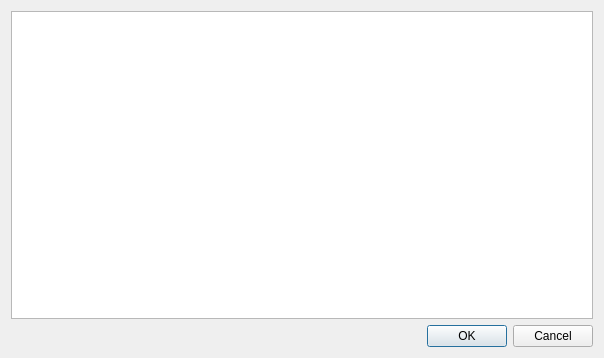
<?xml version="1.0" encoding="UTF-8"?>
<ui version="4.0">
 <class>Dialog</class>
 <widget class="QDialog" name="Dialog">
  <property name="geometry">
   <rect>
    <x>0</x>
    <y>0</y>
    <width>604</width>
    <height>358</height>
   </rect>
  </property>
  <property name="windowTitle">
   <string>SQL Debug Mode</string>
  </property>
  <layout class="QGridLayout" name="gridLayout">
   <item row="0" column="0" colspan="2">
    <widget class="QPlainTextEdit" name="plainTextEdit"/>
   </item>
   <item row="1" column="1">
    <widget class="QDialogButtonBox" name="buttonBox">
     <property name="orientation">
      <enum>Qt::Horizontal</enum>
     </property>
     <property name="standardButtons">
      <set>QDialogButtonBox::Cancel|QDialogButtonBox::Ok</set>
     </property>
    </widget>
   </item>
  </layout>
 </widget>
 <resources/>
 <connections>
  <connection>
   <sender>buttonBox</sender>
   <signal>accepted()</signal>
   <receiver>Dialog</receiver>
   <slot>accept()</slot>
   <hints>
    <hint type="sourcelabel">
     <x>248</x>
     <y>254</y>
    </hint>
    <hint type="destinationlabel">
     <x>157</x>
     <y>274</y>
    </hint>
   </hints>
  </connection>
  <connection>
   <sender>buttonBox</sender>
   <signal>rejected()</signal>
   <receiver>Dialog</receiver>
   <slot>reject()</slot>
   <hints>
    <hint type="sourcelabel">
     <x>316</x>
     <y>260</y>
    </hint>
    <hint type="destinationlabel">
     <x>286</x>
     <y>274</y>
    </hint>
   </hints>
  </connection>
 </connections>
</ui>
